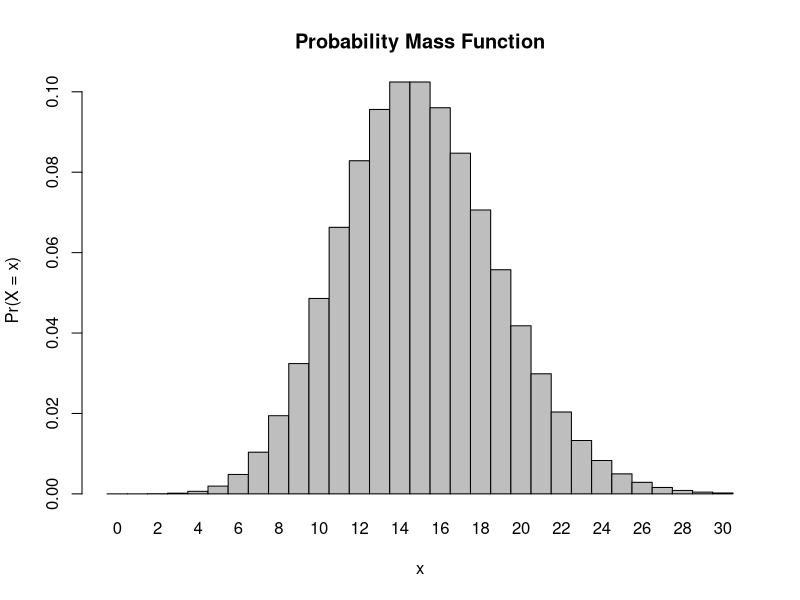
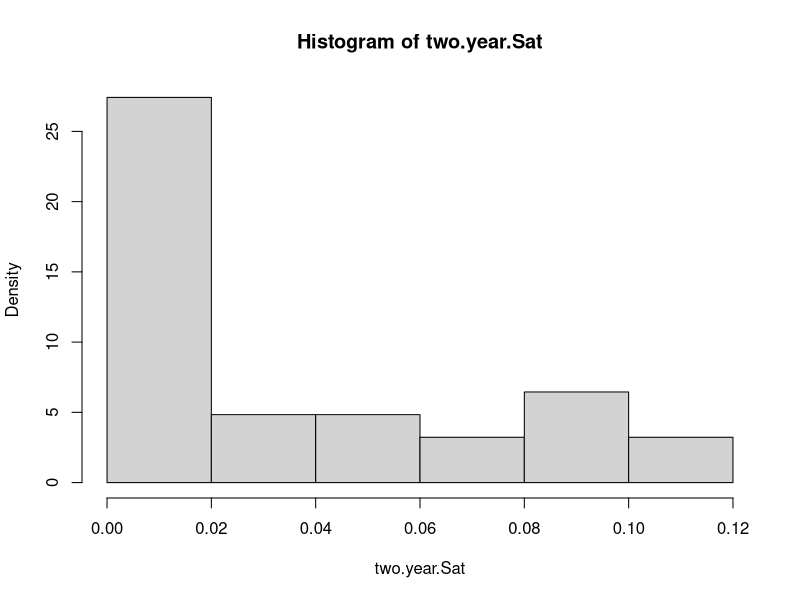

These charts were generated, in order, by the following R code: (Note: this script raises an error after producing the figures.)
## ---- chunk 1

# What is the probability that she will hear more than 8 calls during any given session?
1 - ppois(q = 8, lambda = 15)

## ---- chunk 2

# What is the probability that she will hear no calls in a session?
ppois(q = 0, lambda = 15)

## ---- chunk 3

# What is the probability that she will hear exactly 3 calls in a session?
dpois(x = 3, lambda = 15)

## ---- chunk 4

# Plot the relevant Poisson mass function over the values in range 0 ≤ x ≤ 30.
x <- 0:30
l <- 15
probset <- dpois(x = x, lambda = l)
barplot(probset, names.arg = x, space = 0, xlab = "x", ylab = "Pr(X = x)", main = "Probability Mass Function")

## ---- chunk 5
# Simulate 104 results from this distribution (i.e., 2 years of Saturday monitoring sessions).
n.Sat <- 104
Sat <- function(x) {
    dpois(x = 0:30, lambda = 15)
}

two.year.Sat <- Sat(n.Sat)
hist(two.year.Sat, probability = TRUE)

n.Sat <- 104
Sat <- function(x) {
    rpois(x = 104, lambda = 15)
}
two.year.Sat <- Sat(n.Sat)
hist(two.year.Sat, probability = TRUE)


# Cannot figure out how to get results 
# dpois() outputs probabilities not number of calls
## ---- chunk 6

# Plot the simulated results using hist() and use xlim() to set the horizontal limits to be from 0 to 30. How does your histogram compare to the shape of the probability mass function you plotted above?

Titi.plot <- rpois(n = 104, lambda = 15)
hist(Titi.plot) 
?xlim
# Cannot figure out xlim
# Also this is a way to do what was asked but I am not using code from the last question
